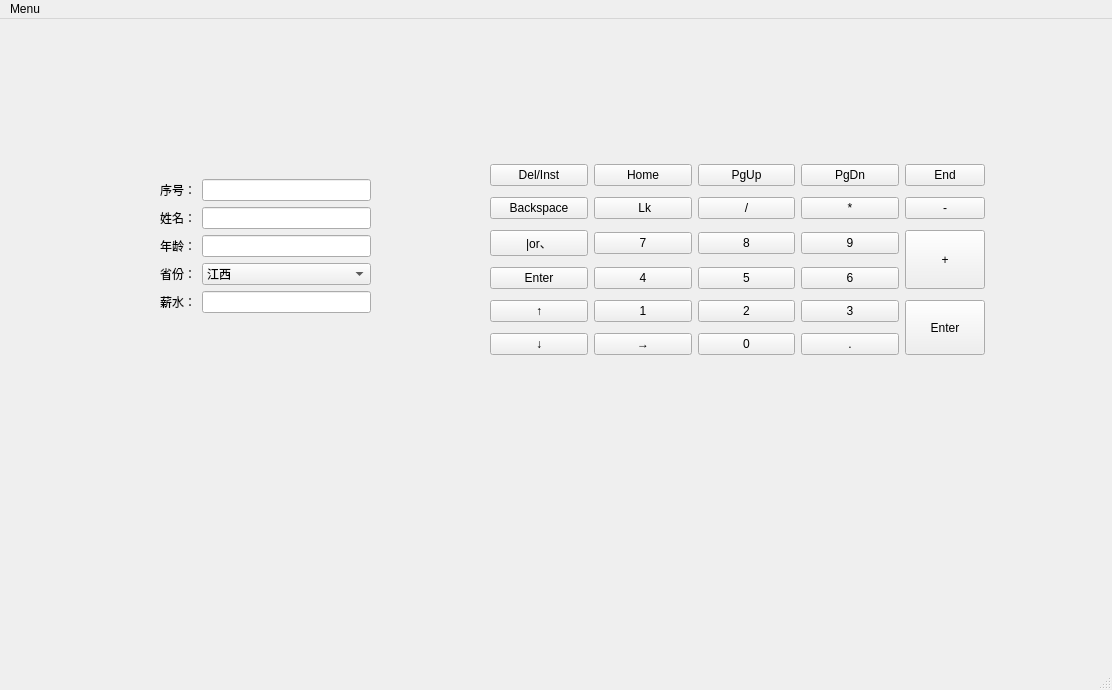
<?xml version="1.0" encoding="UTF-8"?>
<ui version="4.0">
 <class>MainWindow</class>
 <widget class="QMainWindow" name="MainWindow">
  <property name="geometry">
   <rect>
    <x>0</x>
    <y>0</y>
    <width>1112</width>
    <height>690</height>
   </rect>
  </property>
  <property name="windowTitle">
   <string>MainWindow</string>
  </property>
  <widget class="QWidget" name="centralwidget">
   <widget class="QWidget" name="layoutWidget">
    <property name="geometry">
     <rect>
      <x>490</x>
      <y>140</y>
      <width>495</width>
      <height>205</height>
     </rect>
    </property>
    <layout class="QGridLayout" name="gridLayout">
     <item row="0" column="4">
      <widget class="QPushButton" name="pushButton_22">
       <property name="text">
        <string>End</string>
       </property>
      </widget>
     </item>
     <item row="2" column="3">
      <widget class="QPushButton" name="pushButton_3">
       <property name="text">
        <string>9</string>
       </property>
      </widget>
     </item>
     <item row="3" column="1">
      <widget class="QPushButton" name="pushButton_5">
       <property name="text">
        <string>4</string>
       </property>
      </widget>
     </item>
     <item row="3" column="2">
      <widget class="QPushButton" name="pushButton_6">
       <property name="text">
        <string>5</string>
       </property>
      </widget>
     </item>
     <item row="3" column="3">
      <widget class="QPushButton" name="pushButton_4">
       <property name="text">
        <string>6</string>
       </property>
      </widget>
     </item>
     <item row="1" column="1">
      <widget class="QPushButton" name="pushButton_16">
       <property name="text">
        <string> Lk</string>
       </property>
      </widget>
     </item>
     <item row="2" column="4" rowspan="2">
      <widget class="QPushButton" name="pushButton_20">
       <property name="sizePolicy">
        <sizepolicy hsizetype="Fixed" vsizetype="Minimum">
         <horstretch>0</horstretch>
         <verstretch>0</verstretch>
        </sizepolicy>
       </property>
       <property name="text">
        <string>+</string>
       </property>
      </widget>
     </item>
     <item row="1" column="4">
      <widget class="QPushButton" name="pushButton_19">
       <property name="text">
        <string>-</string>
       </property>
      </widget>
     </item>
     <item row="0" column="1">
      <widget class="QPushButton" name="pushButton_10">
       <property name="text">
        <string>Home</string>
       </property>
      </widget>
     </item>
     <item row="0" column="2">
      <widget class="QPushButton" name="pushButton_12">
       <property name="text">
        <string>PgUp</string>
       </property>
      </widget>
     </item>
     <item row="1" column="2">
      <widget class="QPushButton" name="pushButton_18">
       <property name="text">
        <string>/</string>
       </property>
      </widget>
     </item>
     <item row="1" column="3">
      <widget class="QPushButton" name="pushButton_17">
       <property name="text">
        <string>*</string>
       </property>
      </widget>
     </item>
     <item row="0" column="3">
      <widget class="QPushButton" name="pushButton_8">
       <property name="text">
        <string>PgDn</string>
       </property>
      </widget>
     </item>
     <item row="2" column="2">
      <widget class="QPushButton" name="pushButton_2">
       <property name="text">
        <string>8</string>
       </property>
      </widget>
     </item>
     <item row="2" column="1">
      <widget class="QPushButton" name="pushButton">
       <property name="text">
        <string>7</string>
       </property>
      </widget>
     </item>
     <item row="4" column="1">
      <widget class="QPushButton" name="pushButton_9">
       <property name="text">
        <string>1</string>
       </property>
      </widget>
     </item>
     <item row="4" column="2">
      <widget class="QPushButton" name="pushButton_11">
       <property name="text">
        <string>2</string>
       </property>
      </widget>
     </item>
     <item row="4" column="4" rowspan="2">
      <widget class="QPushButton" name="pushButton_21">
       <property name="sizePolicy">
        <sizepolicy hsizetype="Fixed" vsizetype="Minimum">
         <horstretch>0</horstretch>
         <verstretch>0</verstretch>
        </sizepolicy>
       </property>
       <property name="text">
        <string>Enter</string>
       </property>
      </widget>
     </item>
     <item row="5" column="1">
      <widget class="QPushButton" name="pushButton_13">
       <property name="text">
        <string>→</string>
       </property>
      </widget>
     </item>
     <item row="4" column="3">
      <widget class="QPushButton" name="pushButton_7">
       <property name="text">
        <string>3</string>
       </property>
      </widget>
     </item>
     <item row="5" column="2">
      <widget class="QPushButton" name="pushButton_14">
       <property name="text">
        <string>0</string>
       </property>
      </widget>
     </item>
     <item row="5" column="3">
      <widget class="QPushButton" name="pushButton_15">
       <property name="text">
        <string>.</string>
       </property>
      </widget>
     </item>
     <item row="0" column="0">
      <widget class="QPushButton" name="pushButton_23">
       <property name="text">
        <string>Del/Inst</string>
       </property>
      </widget>
     </item>
     <item row="1" column="0">
      <widget class="QPushButton" name="pushButton_24">
       <property name="text">
        <string>Backspace</string>
       </property>
      </widget>
     </item>
     <item row="2" column="0">
      <widget class="QPushButton" name="pushButton_25">
       <property name="text">
        <string>|or、</string>
       </property>
      </widget>
     </item>
     <item row="3" column="0">
      <widget class="QPushButton" name="pushButton_26">
       <property name="text">
        <string>Enter</string>
       </property>
      </widget>
     </item>
     <item row="4" column="0">
      <widget class="QPushButton" name="pushButton_27">
       <property name="text">
        <string>↑</string>
       </property>
      </widget>
     </item>
     <item row="5" column="0">
      <widget class="QPushButton" name="pushButton_28">
       <property name="text">
        <string>↓</string>
       </property>
      </widget>
     </item>
    </layout>
   </widget>
   <widget class="QWidget" name="layoutWidget">
    <property name="geometry">
     <rect>
      <x>160</x>
      <y>160</y>
      <width>211</width>
      <height>151</height>
     </rect>
    </property>
    <layout class="QFormLayout" name="formLayout">
     <item row="0" column="0">
      <widget class="QLabel" name="label">
       <property name="text">
        <string>序号：</string>
       </property>
      </widget>
     </item>
     <item row="0" column="1">
      <widget class="QLineEdit" name="lineEdit"/>
     </item>
     <item row="1" column="0">
      <widget class="QLabel" name="label_2">
       <property name="text">
        <string>姓名：</string>
       </property>
      </widget>
     </item>
     <item row="1" column="1">
      <widget class="QLineEdit" name="lineEdit_2"/>
     </item>
     <item row="2" column="0">
      <widget class="QLabel" name="label_3">
       <property name="text">
        <string>年龄：</string>
       </property>
      </widget>
     </item>
     <item row="2" column="1">
      <widget class="QLineEdit" name="lineEdit_3"/>
     </item>
     <item row="3" column="0">
      <widget class="QLabel" name="label_4">
       <property name="text">
        <string>省份：</string>
       </property>
      </widget>
     </item>
     <item row="3" column="1">
      <widget class="QComboBox" name="comboBox">
       <item>
        <property name="text">
         <string>江西</string>
        </property>
       </item>
       <item>
        <property name="text">
         <string>广东</string>
        </property>
       </item>
       <item>
        <property name="text">
         <string>安徽</string>
        </property>
       </item>
       <item>
        <property name="text">
         <string>山东</string>
        </property>
       </item>
      </widget>
     </item>
     <item row="4" column="0">
      <widget class="QLabel" name="label_5">
       <property name="text">
        <string>薪水：</string>
       </property>
      </widget>
     </item>
     <item row="4" column="1">
      <widget class="QLineEdit" name="lineEdit_4"/>
     </item>
    </layout>
   </widget>
  </widget>
  <widget class="QMenuBar" name="menubar">
   <property name="geometry">
    <rect>
     <x>0</x>
     <y>0</y>
     <width>1112</width>
     <height>26</height>
    </rect>
   </property>
   <widget class="QMenu" name="menuMune">
    <property name="title">
     <string>Menu</string>
    </property>
    <addaction name="actionnew"/>
    <addaction name="separator"/>
    <addaction name="actionopen"/>
    <addaction name="separator"/>
    <addaction name="actionclose"/>
   </widget>
   <addaction name="menuMune"/>
  </widget>
  <widget class="QStatusBar" name="statusbar"/>
  <action name="actionnew">
   <property name="text">
    <string>new</string>
   </property>
   <property name="toolTip">
    <string>创建新文件</string>
   </property>
   <property name="shortcut">
    <string>Shift+A</string>
   </property>
  </action>
  <action name="actionopen">
   <property name="text">
    <string>open</string>
   </property>
  </action>
  <action name="actionclose">
   <property name="text">
    <string>close</string>
   </property>
  </action>
 </widget>
 <resources/>
 <connections/>
</ui>
